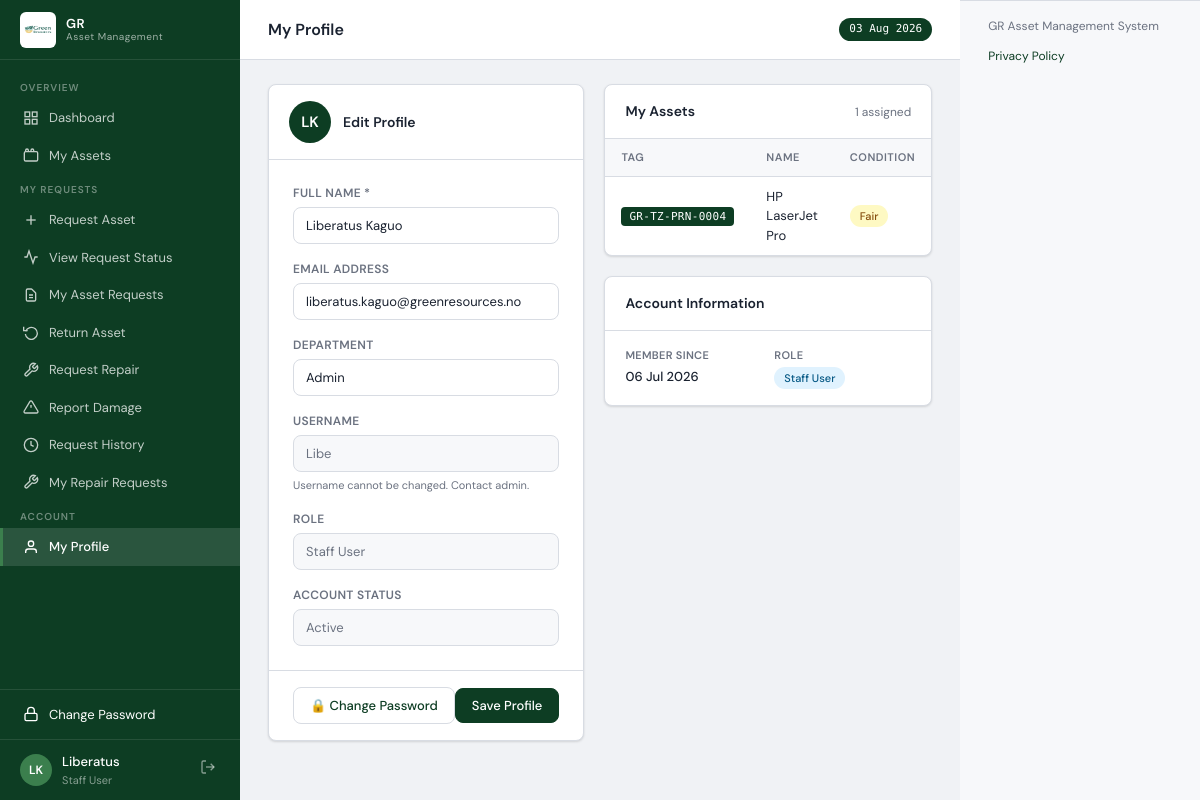
/profile (signed in), run on the app's committed database.
### models.py (models this page shows, shortened)
class User(UserMixin, db.Model):
    __tablename__ = 'users'
    id            = db.Column(db.Integer, primary_key=True)
    username      = db.Column(db.String(80),  unique=True, nullable=False)
    password_hash = db.Column(db.String(256), nullable=False)
    name          = db.Column(db.String(150), nullable=False)
    email         = db.Column(db.String(150))
    department    = db.Column(db.String(100))
    project_id    = db.Column(db.Integer, db.ForeignKey('projects.id'))
    role          = db.Column(db.String(20),  nullable=False, default='user')
    status        = db.Column(db.String(20),  nullable=False, default='active')
    force_password_change = db.Column(db.Boolean, nullable=False, default=False)
    created_at    = db.Column(db.DateTime,    default=datetime.utcnow)
    assigned_assets = db.relationship('Asset', foreign_keys='Asset.assigned_to_id',
                                      backref='assigned_user', lazy='dynamic')
    project         = db.relationship('Project', backref='users')
    return_records  = db.relationship('ReturnRecord', backref='user',
                                      foreign_keys='ReturnRecord.user_id', lazy='dynamic')
    @property
    def initials(self):
        p = self.name.split()
        return ''.join(x[0] for x in p[:2]).upper()
    session_token = db.Column(db.String(128), nullable=True)
    last_login_at = db.Column(db.DateTime)
    last_login_ip = db.Column(db.String(100))
    @property
    def role_label(self):
        from models import Role
        role = Role.query.filter_by(name=self.role).first()
        if role:
            return role.label
        return {'admin':'Administrator','finance':'Finance Officer','user':'Staff User'}.get(self.role, self.role)

class Role(db.Model):
    __tablename__ = 'roles'
    id          = db.Column(db.Integer, primary_key=True)
    name        = db.Column(db.String(50), unique=True, nullable=False)
    label       = db.Column(db.String(100), nullable=False)
    description = db.Column(db.Text)
    created_at  = db.Column(db.DateTime, default=datetime.utcnow)

class Asset(db.Model):
    __tablename__ = 'assets'
    id             = db.Column(db.Integer, primary_key=True)
    asset_number   = db.Column(db.Integer, unique=True, nullable=False)
    tag            = db.Column(db.String(60), unique=True, nullable=False)
    name           = db.Column(db.String(200), nullable=False)
    serial_number  = db.Column(db.String(100))
    description    = db.Column(db.Text)
    price          = db.Column(db.Numeric(15,2), default=0)
    date_purchased = db.Column(db.Date)
    condition      = db.Column(db.String(20), default='good')
    status         = db.Column(db.String(20), default='active')
    location       = db.Column(db.String(150))
    assigned_on    = db.Column(db.Date)
    created_at     = db.Column(db.DateTime, default=datetime.utcnow)
    updated_at     = db.Column(db.DateTime, default=datetime.utcnow, onupdate=datetime.utcnow)
    category_id    = db.Column(db.Integer, db.ForeignKey('asset_categories.id'), nullable=False)
    project_id     = db.Column(db.Integer, db.ForeignKey('projects.id'), nullable=True)
    vendor_id      = db.Column(db.Integer, db.ForeignKey('vendors.id'))
    processor      = db.Column(db.String(200))
    age_years      = db.Column(db.Integer)
    age_months     = db.Column(db.Integer)
    assigned_to_id = db.Column(db.Integer, db.ForeignKey('users.id'))
    return_records = db.relationship('ReturnRecord', backref='asset', lazy='dynamic')

### routes/main.py (the view, shortened to what this page needs)
@main_bp.route('/profile', methods=['GET', 'POST'])
@login_required
def profile():
    my_assets = Asset.query.filter_by(
        assigned_to_id=current_user.id, status='active'
    ).all()
    return render_template('profile.html', my_assets=my_assets)

### models.py (called while the page is built)
@login_manager.user_loader
def load_user(uid):
    return User.query.get(int(uid))

### routes/auth.py (called while the page is built, shortened)
@auth_bp.before_app_request
def _protect_session_token():
    if current_user.is_authenticated:
        token = session.get('session_token')
        if token:
            if current_user.session_token and token != current_user.session_token:
                logout_user()
                session.pop('session_token', None)

### templates/profile.html (shortened to what this page needs)
{% extends 'base.html' %}
{% block page_title %}My Profile{% endblock %}
{% block content %}
<div style="display:grid;grid-template-columns:1fr 1fr;gap:20px;align-items:start">
  <div>
    <div class="card" style="margin-bottom:20px">
      <div class="card-header">
        <div class="avatar" style="width:42px;height:42px;font-size:15px">{{ current_user.initials }}</div>
        <h2>Edit Profile</h2>
      </div>
      <form method="POST" action="{{ url_for('main.profile') }}">
        <div style="padding:24px">
          <div class="form-grid">
            <div class="form-group">
              <label>Full Name *</label>
              <input name="name" value="{{ current_user.name }}" required>
            </div>
            <div class="form-group">
              <label>Email Address</label>
              <input name="email" type="email" value="{{ current_user.email or '' }}" placeholder="your@email.com">
            </div>
            <div class="form-group">
              <label>Department</label>
              <input name="department" value="{{ current_user.department or '' }}" placeholder="e.g. Programs">
            </div>
            <div class="form-group">
              <label>Username</label>
              <input value="{{ current_user.username }}" disabled style="background:var(--surface2);color:var(--text-muted)">
              <span style="font-size:11px;color:var(--text-muted)">Username cannot be changed. Contact admin.</span>
            </div>
            <div class="form-group">
              <label>Role</label>
              <input value="{{ current_user.role_label }}" disabled style="background:var(--surface2);color:var(--text-muted)">
            </div>
            <div class="form-group">
              <label>Account Status</label>
              <input value="{{ current_user.status|title }}" disabled style="background:var(--surface2);color:var(--text-muted)">
            </div>
          </div>
        </div>
        <div style="padding:16px 24px;border-top:1px solid var(--border);display:flex;justify-content:space-between;align-items:center">
          <a href="{{ url_for('main.change_password') }}" class="btn btn-outline">🔒 Change Password</a>
          <button type="submit" class="btn btn-primary">Save Profile</button>
        </div>
      </form>
    </div>
  </div>
  <div>
    <div class="card">
      <div class="card-header">
        <h2>My Assets</h2>
        <span class="text-muted text-sm">{{ my_assets|length }} assigned</span>
      </div>
      <div class="card-body">
        {% if my_assets %}
        <table>
          <thead><tr><th>Tag</th><th>Name</th><th>Condition</th></tr></thead>
          <tbody>
            {% for a in my_assets %}
            <tr>
              <td><span class="asset-tag" style="font-size:11px">{{ a.tag }}</span></td>
              <td>{{ a.name }}</td>
              <td><span class="badge badge-{{ a.condition }}">{{ a.condition|title }}</span></td>
            </tr>
            {% endfor %}
          </tbody>
        </table>
        {% else %}
        <div style="text-align:center;padding:40px;color:var(--text-muted)">
          <p>No assets currently assigned to you.</p>
        </div>
        {% endif %}
      </div>
    </div>
    <div class="card" style="margin-top:20px">
      <div class="card-header"><h2>Account Information</h2></div>
      <div style="padding:16px 20px">
        <div style="display:grid;grid-template-columns:1fr 1fr;gap:12px">
          <div>
            <div style="font-size:11px;color:var(--text-muted);text-transform:uppercase;letter-spacing:.3px;font-weight:600">Member Since</div>
            <div style="font-size:13px;font-weight:500;margin-top:3px">{{ current_user.created_at|dateformat }}</div>
          </div>
          <div>
            <div style="font-size:11px;color:var(--text-muted);text-transform:uppercase;letter-spacing:.3px;font-weight:600">Role</div>
            <div style="margin-top:3px"><span class="badge badge-{{ current_user.role }}">{{ current_user.role_label }}</span></div>
          </div>
        </div>
      </div>
    </div>
  </div>
</div>
{% endblock %}

### templates/base.html (shortened to what this page needs)
<!DOCTYPE html>
<html lang="en" data-app-build="2026-07-08-staff-portal">
<head>
</head>
<body>
<div id="app">
  <div id="sidebar">
    <div class="sidebar-logo">
      <img src="{{ url_for('static', filename='img/GR.jpg') }}"
           alt="GR Logo"
           style="width:36px;height:36px;object-fit:contain;border-radius:6px;flex-shrink:0;background:#fff;padding:2px;">
      <div class="logo-text">GR<div class="logo-sub">Asset Management</div></div>
    </div>
    <nav class="sidebar-nav">
      <div class="nav-section">Overview</div>
      <a href="{{ url_for('main.dashboard') }}" class="nav-item {% if request.endpoint == 'main.dashboard' %}active{% endif %}">
        <svg viewBox="0 0 24 24" fill="none" stroke="currentColor" stroke-width="2"><rect x="3" y="3" width="7" height="7"/><rect x="14" y="3" width="7" height="7"/><rect x="14" y="14" width="7" height="7"/><rect x="3" y="14" width="7" height="7"/></svg>
        Dashboard
      </a>
      <a href="{{ url_for('assets.index') }}" class="nav-item {% if request.endpoint in ('assets.index', 'assets.detail') %}active{% endif %}">
        <svg viewBox="0 0 24 24" fill="none" stroke="currentColor" stroke-width="2"><rect x="2" y="7" width="20" height="14" rx="2"/><path d="M16 7V5a2 2 0 0 0-4 0v2"/><path d="M8 7V5a2 2 0 0 0-4 0v2"/></svg>
        {% if is_staff_portal %}My Assets{% else %}All Assets{% endif %}
      </a>
      {% if is_staff_portal %}
      <div class="nav-section">My Requests</div>
      <a href="{{ url_for('requests.new_asset_request') }}" class="nav-item {% if request.endpoint == 'requests.new_asset_request' %}active{% endif %}">
        <svg viewBox="0 0 24 24" fill="none" stroke="currentColor" stroke-width="2"><line x1="12" y1="5" x2="12" y2="19"/><line x1="5" y1="12" x2="19" y2="12"/></svg>
        Request Asset
      </a>
      <a href="{{ url_for('requests.request_status') }}" class="nav-item {% if request.endpoint == 'requests.request_status' %}active{% endif %}">
        <svg viewBox="0 0 24 24" fill="none" stroke="currentColor" stroke-width="2"><polyline points="22 12 18 12 15 21 9 3 6 12 2 12"/></svg>
        View Request Status
      </a>
      <a href="{{ url_for('requests.asset_requests') }}" class="nav-item {% if request.endpoint == 'requests.asset_requests' and not request.args.get('review') %}active{% endif %}">
        <svg viewBox="0 0 24 24" fill="none" stroke="currentColor" stroke-width="2"><path d="M9 12h6m-6 4h6m2 5H7a2 2 0 0 1-2-2V5a2 2 0 0 1 2-2h5.586a1 1 0 0 1 .707.293l5.414 5.414a1 1 0 0 1 .293.707V19a2 2 0 0 1-2 2z"/></svg>
        My Asset Requests
      </a>
      <a href="{{ url_for('requests.return_asset_picker') }}" class="nav-item {% if request.endpoint in ('requests.return_asset_picker', 'requests.new_return_request') %}active{% endif %}">
        <svg viewBox="0 0 24 24" fill="none" stroke="currentColor" stroke-width="2"><polyline points="1 4 1 10 7 10"/><path d="M3.51 15a9 9 0 1 0 .49-4"/></svg>
        Return Asset
      </a>
      <a href="{{ url_for('requests.new_repair_request') }}" class="nav-item {% if request.endpoint == 'requests.new_repair_request' %}active{% endif %}">
        <svg viewBox="0 0 24 24" fill="none" stroke="currentColor" stroke-width="2"><path d="M14.7 6.3a1 1 0 0 0 0 1.4l1.6 1.6a1 1 0 0 0 1.4 0l3.77-3.77a6 6 0 0 1-7.94 7.94l-6.91 6.91a2.12 2.12 0 0 1-3-3l6.91-6.91a6 6 0 0 1 7.94-7.94l-3.76 3.76z"/></svg>
        Request Repair
      </a>
      <a href="{{ url_for('requests.new_damage_report') }}" class="nav-item {% if request.endpoint == 'requests.new_damage_report' %}active{% endif %}">
        <svg viewBox="0 0 24 24" fill="none" stroke="currentColor" stroke-width="2"><path d="M10.29 3.86L1.82 18a2 2 0 0 0 1.71 3h16.94a2 2 0 0 0 1.71-3L13.71 3.86a2 2 0 0 0-3.42 0z"/><line x1="12" y1="9" x2="12" y2="13"/><line x1="12" y1="17" x2="12.01" y2="17"/></svg>
        Report Damage
      </a>
      <a href="{{ url_for('requests.request_history') }}" class="nav-item {% if request.endpoint == 'requests.request_history' %}active{% endif %}">
        <svg viewBox="0 0 24 24" fill="none" stroke="currentColor" stroke-width="2"><circle cx="12" cy="12" r="10"/><polyline points="12 6 12 12 16 14"/></svg>
        Request History
      </a>
      <a href="{{ url_for('requests.repair_requests') }}" class="nav-item {% if request.endpoint == 'requests.repair_requests' and not request.args.get('review') %}active{% endif %}">
        <svg viewBox="0 0 24 24" fill="none" stroke="currentColor" stroke-width="2"><path d="M14.7 6.3a1 1 0 0 0 0 1.4l1.6 1.6a1 1 0 0 0 1.4 0l3.77-3.77a6 6 0 0 1-7.94 7.94l-6.91 6.91a2.12 2.12 0 0 1-3-3l6.91-6.91a6 6 0 0 1 7.94-7.94l-3.76 3.76z"/></svg>
        My Repair Requests
      </a>
      {% endif %}
      {% if is_staff_portal %}
      <div class="nav-section">Account</div>
      <a href="{{ url_for('main.profile') }}" class="nav-item {% if request.endpoint == 'main.profile' %}active{% endif %}">
        <svg viewBox="0 0 24 24" fill="none" stroke="currentColor" stroke-width="2"><path d="M20 21v-2a4 4 0 0 0-4-4H8a4 4 0 0 0-4 4v2"/><circle cx="12" cy="7" r="4"/></svg>
        My Profile
      </a>
      {% endif %}
    </nav>
    <div style="border-top:1px solid rgba(255,255,255,.1);padding:6px 0">
      <a href="{{ url_for('main.change_password') }}"
         class="nav-item {% if request.endpoint == 'main.change_password' %}active{% endif %}" style="opacity:1">
        <svg viewBox="0 0 24 24" fill="none" stroke="currentColor" stroke-width="2"><rect x="3" y="11" width="18" height="11" rx="2"/><path d="M7 11V7a5 5 0 0 1 10 0v4"/></svg>
        Change Password
      </a>
    </div>
    <div class="sidebar-user">
      <div class="user-avatar">{{ current_user.initials }}</div>
      <div class="user-info">
        <div class="uname">{{ current_user.name.split()[0] }}</div>
        <div class="urole">{{ current_user.role_label }}</div>
      </div>
      <a href="{{ url_for('auth.logout') }}" class="btn-logout" title="Sign out">
        <svg viewBox="0 0 24 24" fill="none" stroke="currentColor" stroke-width="2" width="16" height="16"><path d="M9 21H5a2 2 0 0 1-2-2V5a2 2 0 0 1 2-2h4"/><polyline points="16 17 21 12 16 7"/><line x1="21" y1="12" x2="9" y2="12"/></svg>
      </a>
    </div>
  </div>
  <div id="main">
    <div id="topbar">
      <h1>{% block page_title %}Dashboard{% endblock %}</h1>
      <span class="topbar-badge">{{ now.strftime('%d %b %Y') }}</span>
    </div>
    <div id="content">
      {% block content %}{% endblock %}
    </div>
  </div>
  <footer style="padding:16px 28px; background:var(--surface2); border-top:1px solid var(--border); font-size:12px; color:var(--text-muted);">
    <div style="display:flex;flex-wrap:wrap;gap:12px;justify-content:space-between; align-items:center;">
      <span>GR Asset Management System</span>
      <a href="{{ privacy_policy_url }}" style="color:var(--primary);text-decoration:none;">Privacy Policy</a>
    </div>
  </footer>
</div>
</body>
</html>

### data on the page
User: initials "LK", name "Liberatus", role_label "Staff User", name "Liberatus Kaguo", email "liberatus.kaguo@greenresources.no", department "Admin", username "Libe", status "Active", created_at "06 Jul 2026"
Asset: tag "GR-TZ-PRN-0004", name "HP LaserJet Pro", condition "Fair"

### other printed values
{{ now.strftime('%d %b %Y') }} "03 Aug 2026"
{{ my_assets|length }} "1"
